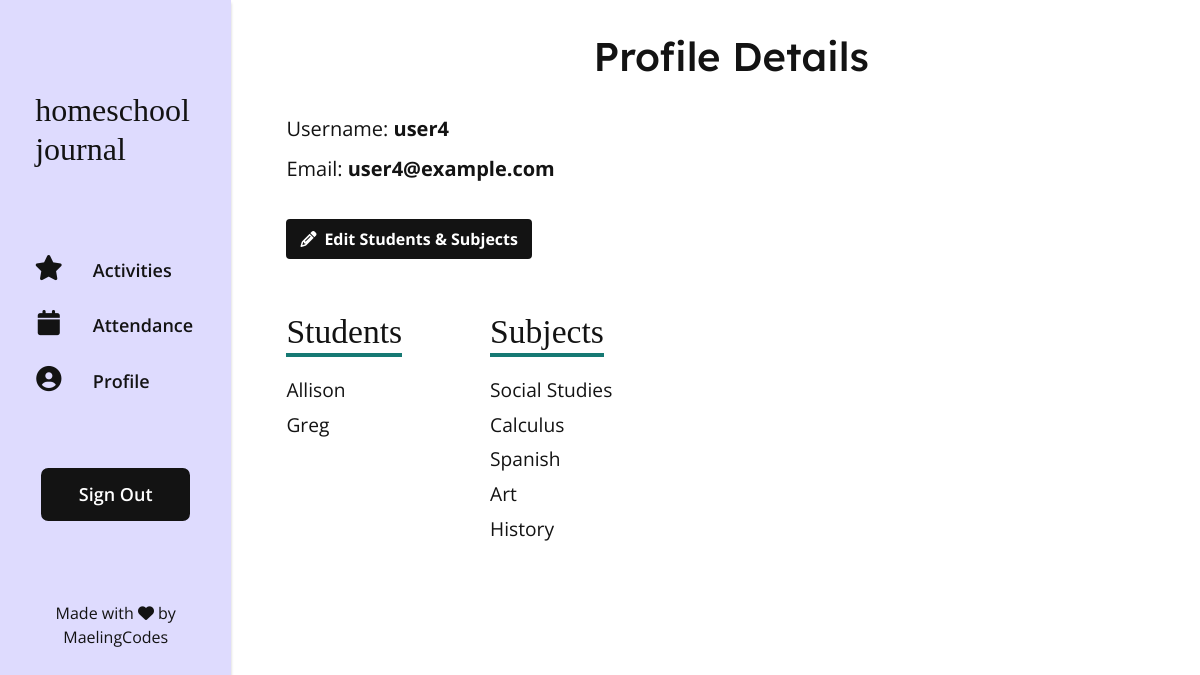
Page /profile (signed in) on the committed database.
### app/models.py (models this page shows, shortened)
class User(UserMixin, db.Model):
    id = db.Column(db.Integer, primary_key=True)
    username = db.Column(db.String(64), nullable=False, index=True, unique=True)
    email = db.Column(db.String(120), nullable=False, index=True, unique=True)
    student_number = db.Column(db.Integer, index=True)
    password_hash = db.Column(db.String(128))
    activities = db.relationship('Activity', backref='admin', lazy='dynamic')
    students = db.relationship('Student', backref='admin', lazy='dynamic')
    subjects = db.relationship('Subject', backref='admin', lazy='dynamic')
    attendance = db.relationship('Attendance', backref='admin', lazy='dynamic')

class Student(db.Model):
    id = db.Column(db.Integer, primary_key=True)
    student_name = db.Column(db.String(64), index=True)
    user_id = db.Column(db.Integer, db.ForeignKey('user.id'))
    attendance = db.relationship('Attendance', backref='student', lazy='dynamic')
    activities = db.relationship('Activity', backref='student', lazy='dynamic')
    def __str__(self):
        return self.student_name

class Subject(db.Model):
    id = db.Column(db.Integer, primary_key=True)
    user_id = db.Column(db.Integer, db.ForeignKey('user.id'), index=True)
    subject_name = db.Column(db.String(64), index=True)
    activities = db.relationship('Activity', backref='subject', lazy='dynamic')
    def __str__(self):
        return self.subject_name

### app/routes.py (the view)
@app.route('/profile', methods=['GET', 'POST'])
@login_required
def profile():
    return render_template('profile.html')

### app/models.py (called while the page is built)
@login.user_loader
def load_user(id):
    return User.query.get(int(id))

### app/templates/profile.html (shortened to what this page needs)
{% extends 'base.html' %}
{% block content %}
    <div class="profile">
        <h1 class="profile__title">Profile Details</h1>
        <div class="profile__header">
            <p class="profile__heading">Username: <span class="profile__heading-data">{{ current_user.username }}</span></p>
            <p class="profile__heading">Email: <span class="profile__heading-data">{{ current_user.email }}</span></p>
        </div>
        <a href="{{ url_for('edit_profile') }}" class="btn btn--dark btn--profile-edit"><i class="fas fa-pencil-alt controls-icon"></i>Edit Students & Subjects</a>
        <div class="profile__data-wrapper">
            <div class="profile__data-group">
                <p class="profile__data-heading"><span class="profile__data-heading-title">Students</span></p>
                <div class="profile__data-content">
                    {% for student in current_user.students %}
                        <p class="profile__data">{{ student }}</p>
                    {% endfor %}
                </div>
            </div>
            <div class="profile__data-group">
                <p class="profile__data-heading"><span class="profile__data-heading-title">Subjects</span></p>
                <div class="profile__data-content">
                    {% for subject in current_user.subjects %}
                        <p class="profile__data">{{ subject }}</p>
                    {% endfor %}
                </div>
            </div>
        </div>
    </div>
{% endblock %}

### app/static/style.css (style rules this page uses)
:root { --black: #131313; --white: #FFFFFF; --bg-light: #EBF6F2; --bg-navbar: #DEDBFE; --bg-dark: #167973; --bg-activity-display: hsla(245, 100%, 95%, 0.9); --bg-completed: hsla(160, 36%, 88%, 1); --bg-notcompleted: hsla(246, 91%, 65%, 0.21); --bg-cell-hover: hsla(245, 100%, 96%, 0.7); --bg-cell-hover-dark: hsla(245, 100%, 93%, 0.7); --completed-color: hsla(176, 69%, 28%, 1); --notcompleted-color: hsla(246, 54%, 53%, 1); --content-bg-light: #D7ECE5; --attendance-bg:#FBE6CC; --link-color: #6354F7; --link-hover-color: #872CA7; --highlight-color: #6354F7; --btn-bright: #6354F7; --btn-bright-hover: #872CA7; --btn-activity-display: hsla(246, 91%, 65%, 1); --btn-activity-display-hover: hsla(246, 91%, 55%, 1); --btn-bg-color-light: #C7C4E3; --btn-edit: hsla(33, 85%, 89%, 1); --btn-details: hsla(220, 78%, 89%, 1); --btn-delete: hsla(3, 56%, 49%, 0.3); --btn-edit-hover: hsla(33, 85%, 79%, 1); --btn-details-hover: hsla(220, 78%, 79%, 1); --btn-delete-hover: hsla(3, 66%, 42%, 0.4); --alert-color: rgba(196, 61, 55, 0.3); --header-icon-hover-color: #872CA7; --border-light: #dee2e6; --border-dark: #167973; }
*, *:before, *:after { box-sizing: border-box; }
p { margin: 0; padding: 0; }
body { margin: 0; padding: 0; background-color: var(--white); color: #131313; font-family: 'Open Sans', sans-serif; font-weight: 400; }
a { text-decoration:none; color: var(--link-color); cursor: pointer; }
h1, h2, h3, h4 { font-family: "Lexend Deca", serif; }
.btn { border: unset; cursor: pointer; }
.btn--dark { background: var(--black); color: #FFF; border: 2px solid var(--black); font-weight: 700; }
.controls-icon { margin-right: 0.5em; }
.profile__title { text-align: center; }
.profile__header { margin-top: 2.1em; }
.profile__heading { font-size: 1.25rem; margin-bottom: 0.5em; }
.profile__heading:last-child { margin-bottom: 0; }
.profile__heading-data { font-weight: 700; }
.profile__data-wrapper { margin-top: 3em; }
.btn--profile-edit { margin-top: 2.2em; }
.profile__data-group { margin-bottom: 2em; }
.profile__data-group:last-child { margin-bottom: 0; }
.profile__data-heading { margin-bottom: 1.2em; }
.profile__data-heading-title { font-family: 'Zilla Slab', serif; font-size: 2.1rem; padding-bottom: 0.1em; border-bottom: 4px solid var(--border-dark); }
.profile__data { margin-bottom: 0.3em; font-size: 1.2rem; }
@media screen and (min-width: 968px) { .profile__data-wrapper { display: flex; } }
@media screen and (min-width: 968px) { .profile__data-group { margin-right: 5.5em; } }

### rows in the picture
User: username "user4", email "user4@example.com"
Student: student_name "Allison"
Student: student_name "Greg"
Subject: subject_name "Social Studies"
Subject: subject_name "Calculus"
Subject: subject_name "Spanish"
Subject: subject_name "Art"
Subject: subject_name "History"
